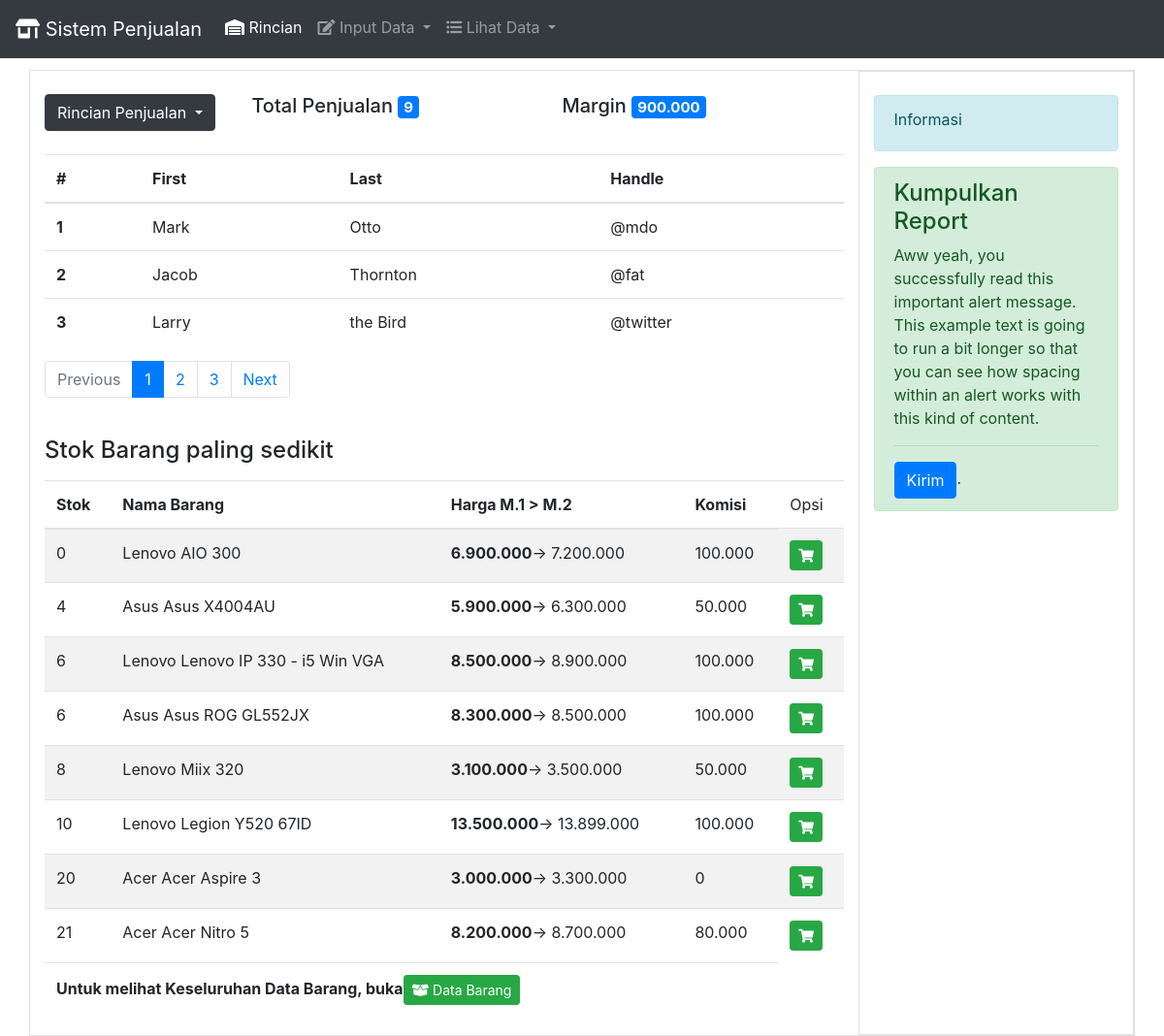
The page / on the database its author committed.
### tables this page shows
CREATE TABLE `data_barang` (
  `kode_barang` int(11) NOT NULL AUTO_INCREMENT,
  `nama_barang` varchar(255) DEFAULT NULL,
  `deskripsi` varchar(255) DEFAULT NULL,
  `stok` int(11) DEFAULT NULL,
  `brand` varchar(255) DEFAULT NULL,
  `harga_modal` int(11) DEFAULT NULL,
  `harga_m2` int(11) DEFAULT NULL,
  `komisi` int(11) DEFAULT NULL,
  PRIMARY KEY (`kode_barang`)
);

### index.php (the view, shortened to what this page needs)
<!doctype html>
<html lang="id">
  <head>
<link rel="stylesheet" href="https://use.fontawesome.com/releases/v5.7.0/css/all.css">
<link rel="stylesheet" href="css/bootstrap.min.css">
  </head>
  <body>
    <div class="fixed-top">
    </div>
<br><br><br>
<div class="container">
        <div class="row border">
            <div class="col-sm-9">
<br>
    <div class="row">
        <div class="col-sm-3">
            <div class="dropdown">
                <button class="btn btn-dark dropdown-toggle" type="button" id="dropdownMenuButton" data-toggle="dropdown" aria-haspopup="true" aria-expanded="false">
                    Rincian Penjualan
                </button>
            </div>
        </div>
        <div class="col-sm">
            <h5>Total Penjualan <span class="badge badge-primary">9</span>
            </h5>
        </div>
        <div class="col-sm">
            <h5>Margin <span class="badge badge-primary">900.000</span>
            </h5>
        </div>
    </div>
            <br/>
                 <table class="table">
                <thead>
                    <tr>
                    <th scope="col">#</th>
                    <th scope="col">First</th>
                    <th scope="col">Last</th>
                    <th scope="col">Handle</th>
                    </tr>
                </thead>
                <tbody>
                    <tr>
                    <th scope="row">1</th>
                    <td>Mark</td>
                    <td>Otto</td>
                    <td>@mdo</td>
                    </tr>
                    <tr>
                    <th scope="row">2</th>
                    <td>Jacob</td>
                    <td>Thornton</td>
                    <td>@fat</td>
                    </tr>
                    <tr>
                    <th scope="row">3</th>
                    <td>Larry</td>
                    <td>the Bird</td>
                    <td>@twitter</td>
                    </tr>
                </tbody>
                </table>
                    <nav aria-label="...">
                <ul class="pagination">
                    <li class="page-item disabled">
                    <a class="page-link" href="#" tabindex="-1" aria-disabled="true">Previous</a>
                    </li>
                    <li class="page-item active"><a class="page-link" href="#">1 <span class="sr-only">(current)</span></a></li>
                    <li class="page-item" aria-current="page">
                    <a class="page-link" href="#">2</a>
                    </li>
                    <li class="page-item"><a class="page-link" href="#">3</a></li>
                    <li class="page-item">
                    <a class="page-link" href="#">Next</a>
                    </li>
                </ul>
                </nav>
                <br>
                <table class="table table-striped">
                    <h4><label>Stok Barang paling sedikit</label></h4>
                <thead>
                    <tr>
                    <th scope="col">Stok</th>
                    <th scope="col">Nama Barang</th>
                    <th scope="col">Harga M.1 > M.2</th>
                    <th scope="col">Komisi</th>
                    <td>Opsi</td>
                    </tr>
                </thead>
                <tfoot>
                    <tr>
                        <th colspan="4">
                            <label>Untuk melihat Keseluruhan Data Barang, buka </label><a href="lihatbarang.php"><button class="btn btn-success btn-sm"> <span class="fa fa-box-open"></span> Data Barang</button></a>
                        </th></tr>
                </tfoot>
                <tbody>
                    <?php
                    include 'koneksi.php';
                    $querybarang="SELECT * FROM data_barang ORDER BY stok ASC LIMIT 8";
                    $data=mysqli_query($conn, $querybarang);
                    while ($hasil=mysqli_fetch_array($data)) {
                        ?>
                        <tr>
                            <td><?php echo $hasil['stok'] ?></td>
                            <td><?php echo $hasil['brand'] ?> <?php echo $hasil['nama_barang'] ?></td>
                            <td><?php echo "<b>".number_format($hasil['harga_modal'],0,",",".")."</b>";  ?>-> <?php echo number_format($hasil['harga_m2'],0,",","."); ?></td>
                            <td><?php echo number_format($hasil['komisi'],0,",","."); ?></td>
                            <td><a href="inputpenjualan.php?kode_barang=<?php echo $hasil['kode_barang']; ?>" title="Jual Barang ini"><button class="btn btn-success btn-sm"><span class="fa fa-shopping-cart"></span></button></a></td>
                        </tr>
                        <?php
                    }
                     ?>
                </tbody>
                </table>
            </div>
            <div class="col-sm-3 border">
                <br>
            <div class="alert alert-info" role="alert"><label>Informasi</label></div>
            <div class="alert alert-success" role="alert">
                <h4 class="alert-heading">Kumpulkan Report</h4>
                <p>Aww yeah, you successfully read this important alert message. This example text is going to run a bit longer so that you can see how spacing within an alert works with this kind of content.</p>
                <hr>
                <p class="mb-0"><button class="btn btn-primary">Kirim</button>.</p>
                </div>
            </div>
        </div>
    </div>
  </body>
</html>

### rows shown on the page
data_barang: stok "0", brand "Lenovo", nama_barang "AIO 300", harga_modal "6.900.000", harga_m2 "7.200.000", komisi "100.000"
data_barang: stok "4", brand "Asus", nama_barang "Asus X4004AU", harga_modal "5.900.000", harga_m2 "6.300.000", komisi "50.000"
data_barang: stok "6", brand "Lenovo", nama_barang "Lenovo IP 330 - i5 Win VGA", harga_modal "8.500.000", harga_m2 "8.900.000", komisi "100.000"
data_barang: stok "6", brand "Asus", nama_barang "Asus ROG GL552JX", harga_modal "8.300.000", harga_m2 "8.500.000", komisi "100.000"
data_barang: stok "8", brand "Lenovo", nama_barang "Miix 320", harga_modal "3.100.000", harga_m2 "3.500.000", komisi "50.000"
data_barang: stok "10", brand "Lenovo", nama_barang "Legion Y520 67ID", harga_modal "13.500.000", harga_m2 "13.899.000", komisi "100.000"
data_barang: stok "20", brand "Acer", nama_barang "Acer Aspire 3", harga_modal "3.000.000", harga_m2 "3.300.000", komisi "0"
data_barang: stok "21", brand "Acer", nama_barang "Acer Nitro 5", harga_modal "8.200.000", harga_m2 "8.700.000", komisi "80.000"
